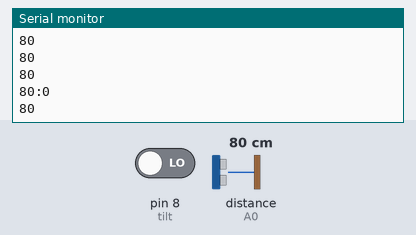
Bench run of a sketch on a simulated Arduino Uno, built with avr-gcc and run on an emulated ATmega328P. Parts: the last lines printed to the serial monitor. The test bench sets the inputs (shaded band); at power-on: distance to the obstacle (sensor on A0) 80 cm, pin 8 (tilt) LOW.

Above: at 1.2 s.
1.3 s: distance to the obstacle (sensor on A0) set to 2 cm
At 2.03 s:
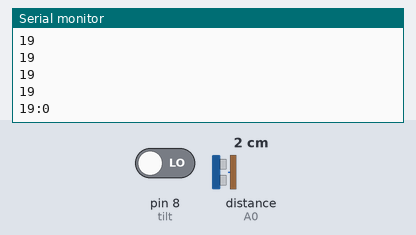
2.8 s: pin 8 (tilt) driven HIGH
At 3.03 s:
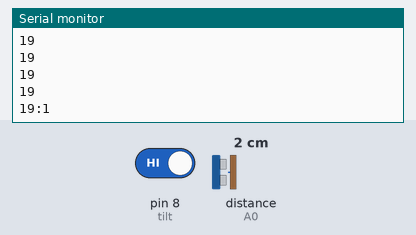
4.3 s: distance to the obstacle (sensor on A0) set to 35 cm
At 4.33 s:
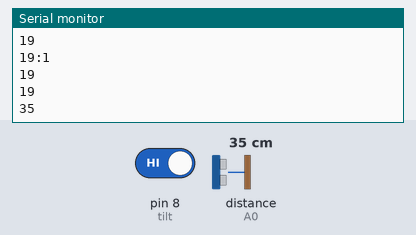
5.8 s: pin 8 (tilt) driven LOW
At 6.03 s:
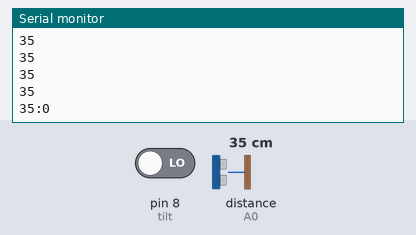
Timing chart, 0 to 8.3 s (numbered marks = the images above; inputs shaded):
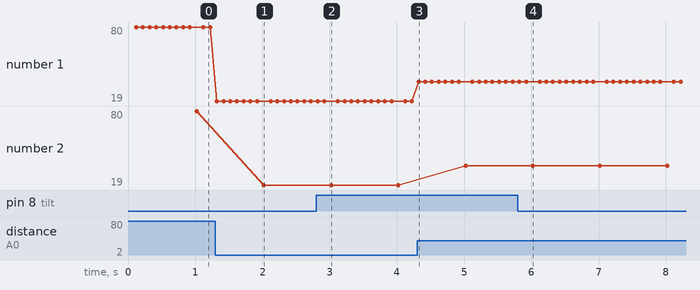

The sketch:

Tilt.ino
```cpp
#include <SharpIR.h>
#define tilt 8
#define ir A0
#define model 20150

#define MAX_DISTANCE 200 // Maximum distance we want to ping for (in centimeters). Maximum sensor distance is rated at 400-500cm.

// 25: the number of readings the library will make before calculating a mean distance
// 93: the difference between two consecutive measurements to be taken as valid
// model: an int that determines your sensor:  1080 for GP2Y0A21Y
//                                            20150 for GP2Y0A02Y
//                                            (working distance range according to the datasheets)
SharpIR sharp(ir, 10, 93, model);// ir: the pin where your sensor is attached
unsigned long time;
int pingDivisor = 0;
int tiltDivisor = 0;

void setup()
{
  pinMode(ir, INPUT);
  Serial.begin(9600);
}

void loop()
{
  bool output = false;
  time = millis();
  if ((time / 100) > pingDivisor)
  {
    ++pingDivisor;
    int dis = sharp.distance();
    Serial.print(dis);
    output = true;
  }
  if ((time / 1000) > tiltDivisor)
  {
    ++tiltDivisor;
    Serial.print(":");
    int upOrDown = digitalRead(tilt);
    if (upOrDown == HIGH)
    {
      Serial.print("1");
    }
    else
    {
      Serial.print("0");
    }
    output = true;
  }
  if (output == true)
  {
    Serial.println("");
  }
}
```

Measured:
- after the input at 1.3 s, the serial monitor: prints a new line at once (image 1)
- after the input at 2.8 s, the serial monitor: prints a new line after 0.22 s (image 2)
- after the input at 4.3 s, the serial monitor: prints a new line at once (image 3)
- after the input at 5.8 s, the serial monitor: prints a new line after 0.22 s (image 4)
- plotted number 1: 80 → 19 after the input at 1.3 s, 19 → 35 after the input at 4.3 s
- plotted number 2: 80 → 19 after the input at 1.3 s, 19 → 35 after the input at 4.3 s
